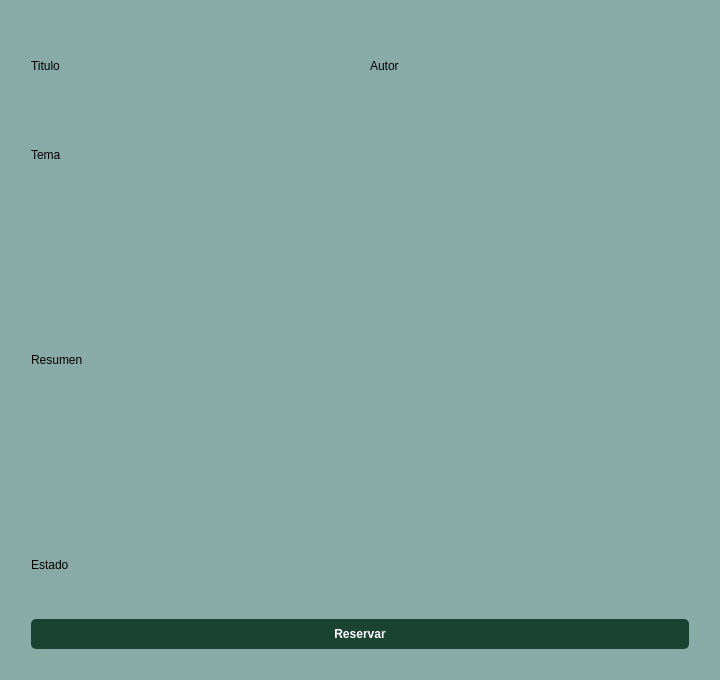
<?xml version="1.0" encoding="UTF-8"?>
<ui version="4.0">
 <class>Dialog</class>
 <widget class="QDialog" name="Dialog">
  <property name="geometry">
   <rect>
    <x>0</x>
    <y>0</y>
    <width>720</width>
    <height>680</height>
   </rect>
  </property>
  <property name="sizePolicy">
   <sizepolicy hsizetype="Minimum" vsizetype="Preferred">
    <horstretch>0</horstretch>
    <verstretch>0</verstretch>
   </sizepolicy>
  </property>
  <property name="minimumSize">
   <size>
    <width>720</width>
    <height>680</height>
   </size>
  </property>
  <property name="maximumSize">
   <size>
    <width>720</width>
    <height>680</height>
   </size>
  </property>
  <property name="windowTitle">
   <string>Dialog</string>
  </property>
  <property name="styleSheet">
   <string notr="true">#Dialog {
    background-color: #89ABA7;
}</string>
  </property>
  <layout class="QHBoxLayout" name="horizontalLayout_5">
   <property name="sizeConstraint">
    <enum>QLayout::SetMinimumSize</enum>
   </property>
   <item>
    <layout class="QVBoxLayout" name="verticalLayout_2">
     <property name="spacing">
      <number>20</number>
     </property>
     <property name="sizeConstraint">
      <enum>QLayout::SetDefaultConstraint</enum>
     </property>
     <property name="leftMargin">
      <number>20</number>
     </property>
     <property name="topMargin">
      <number>20</number>
     </property>
     <property name="rightMargin">
      <number>20</number>
     </property>
     <property name="bottomMargin">
      <number>20</number>
     </property>
     <item>
      <layout class="QHBoxLayout" name="horizontalLayout_11">
       <property name="topMargin">
        <number>20</number>
       </property>
       <property name="bottomMargin">
        <number>20</number>
       </property>
       <item>
        <widget class="QLabel" name="linea_titulo">
         <property name="text">
          <string>Titulo</string>
         </property>
        </widget>
       </item>
       <item>
        <widget class="QLabel" name="linea_autor">
         <property name="text">
          <string>Autor</string>
         </property>
        </widget>
       </item>
      </layout>
     </item>
     <item>
      <widget class="QLabel" name="linea_tema">
       <property name="text">
        <string>Tema</string>
       </property>
      </widget>
     </item>
     <item>
      <widget class="QLabel" name="linea_resumen">
       <property name="minimumSize">
        <size>
         <width>650</width>
         <height>300</height>
        </size>
       </property>
       <property name="text">
        <string>Resumen</string>
       </property>
      </widget>
     </item>
     <item>
      <widget class="QLabel" name="linea_estado">
       <property name="text">
        <string>Estado</string>
       </property>
      </widget>
     </item>
     <item>
      <widget class="QPushButton" name="boton_reserva">
       <property name="styleSheet">
        <string notr="true">QPushButton {
    background-color: #1B4332; 
    color: white;  
    border-radius: 5px; 
    padding: 8px;  
    font-weight: bold;
}

QPushButton:hover {
    background-color: #2D6A4F; 
}

QPushButton:pressed {
    background-color: #081C15; 
}</string>
       </property>
       <property name="text">
        <string>Reservar</string>
       </property>
      </widget>
     </item>
    </layout>
   </item>
  </layout>
 </widget>
 <resources/>
 <connections/>
</ui>
